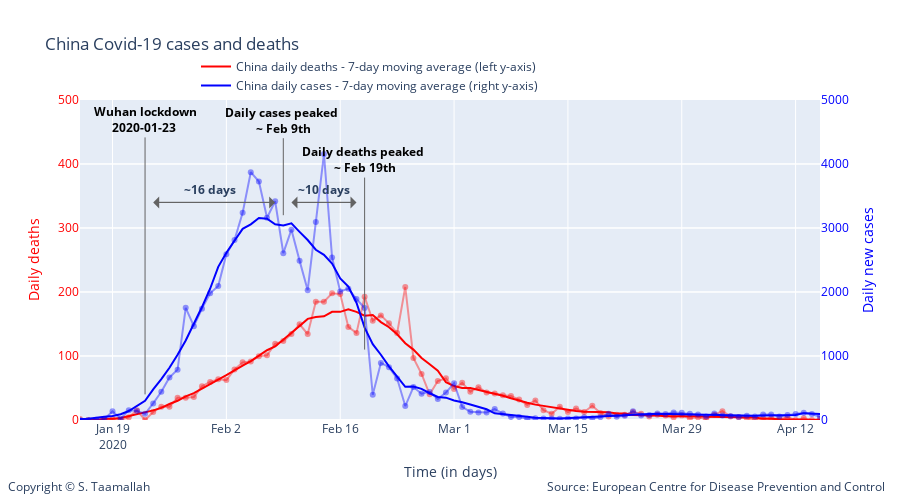

Notebook code for this chart:
### Code cell
degree = 5

smooth_china_deaths = smoothTriangle(df_china['deaths'],degree)
smooth_china_cases = smoothTriangle(df_china['cases'],degree)

smooth_china_deaths_9day = smooth_9day(df_china['deaths'])
smooth_china_cases_9day = smooth_9day(df_china['cases'])



# Add traces
trace1 = go.Scatter(
        x=df_china.index, 
        y=df_china['deaths'],
        mode='lines + markers',
        name='China daily deaths (left y-axis)',
        line_color='rgba(256, 0, 0, .4)',
        showlegend=False,
)

trace11 = go.Scatter(
        x=df_china.index, 
        y=smooth_china_deaths_9day,
        mode='lines',
        name='China daily deaths - 7-day moving average (left y-axis)',
        line_color='rgba(256, 0, 0, 1)',
)


trace2 = go.Scatter(
        x=df_china.index, 
        y=df_china['cases'],
        mode='lines + markers',
        name='China daily cases (right y-axis)',
        line_color='rgba(0, 0, 256, .4)',
        showlegend=False,
        yaxis='y2'
)

trace22 = go.Scatter(
        x=df_china.index, 
        y=smooth_china_cases_9day,
        mode='lines',
        name='China daily cases - 7-day moving average (right y-axis)',
        line_color='rgba(0, 0, 256, 1)',
        yaxis='y2'
)

data = [trace1, trace11, trace2, trace22]

layout = go.Layout(
    title='China Covid-19 cases and deaths',
    legend=dict(x=.4, y=1.15, orientation="h"), 
    width=900,
    height=500,
    
    # Top left
    xaxis=dict(
        title='Time (in days)',
        range=['2020-01-15', '2020-04-15'],
    ),
    yaxis=dict(
        title='Daily deaths',
        #type='log',
        range=[0,500],
        color="red",
        anchor='x'
    ),
    yaxis2=dict(
        title = 'Daily new cases',
        color='rgba(0, 0, 256, 1)',
        #type='log',
        range=[0,5000],
        overlaying='y',
        side='right'
    ),
    
       annotations=[
        dict(
            x=1.09,
            y=-0.24,
            showarrow=False,
            text='Source: European Centre for Disease Prevention and Control',
            xref='paper',
            yref='paper'
        ),
        
        dict(
            x=-0.1,
            y=-0.24,
            showarrow=False,
            text='Copyright © S. Taamallah ',
            xref='paper',
            yref='paper'
        )
    ],
    
)



fig = go.Figure(data=data, layout=layout)

fig.add_annotation(
            x='2020-01-23',
            y=40,
            xref="x",
            yref="y",
            text="<b> Wuhan lockdown <br> 2020-01-23  </b>",
            showarrow=True,
            font=dict(
            #family="Courier New, monospace",
            size=12,
            color="black",
            ),
        align="center",
        arrowhead=0,
        arrowsize=1,
        arrowwidth=1,
        arrowcolor="#636363",
        ax=0,
        ay=-275,
)




fig.add_annotation(
            x='2020-02-09',
            y=320,
            text="<b>Daily cases peaked <br> ~ Feb 9th </b>",
            showarrow=True,
            font=dict(
            #family="Courier New, monospace",
            size=12,
            color="black",
            ),
        align="center",
        arrowhead=0,
        arrowsize=1,
        arrowwidth=1,
        arrowcolor="#636363",
        ax=0,
        ay=-95,
)


fig.add_annotation(
            x='2020-02-19',
            y=110,
            text="<b>Daily deaths peaked <br> ~ Feb 19th </b>",
            showarrow=True,
            font=dict(
            #family="Courier New, monospace",
            size=12,
            color="black",
            ),
        align="center",
        arrowhead=0,
        arrowsize=1,
        arrowwidth=1,
        arrowcolor="#636363",
        ax=0,
        ay=-190,
)

fig.add_annotation(
            x='2020-02-10',
            y=340,
            text="",
            showarrow=True,
            font=dict(
            #family="Courier New, monospace",
            size=12,
            color="black",
            ),
        align="center",
        arrowhead=1,
        arrowsize=2,
        arrowwidth=1,
        arrowcolor="#636363",
        ax=65,
        ay=0,
)

fig.add_annotation(
            x='2020-02-18',
            y=340,
            text="",
            showarrow=True,
            font=dict(
            #family="Courier New, monospace",
            size=12,
            color="black",
            ),
        align="center",
        arrowhead=1,
        arrowsize=2,
        arrowwidth=1,
        arrowcolor="#636363",
        ax=-65,
        ay=0,
)

fig.add_annotation(
            x='2020-02-14',
            y=360,
            text="<b> ~10 days </b>",
            showarrow=False,
)

fig.add_annotation(
            x='2020-01-24',
            y=340,
            text="",
            showarrow=True,
            font=dict(
            #family="Courier New, monospace",
            size=12,
            color="black",
            ),
        align="center",
        arrowhead=1,
        arrowsize=2,
        arrowwidth=1,
        arrowcolor="#636363",
        ax=120,
        ay=0,
)

fig.add_annotation(
            x='2020-02-08',
            y=340,
            text="",
            showarrow=True,
            font=dict(
            #family="Courier New, monospace",
            size=12,
            color="black",
            ),
        align="center",
        arrowhead=1,
        arrowsize=2,
        arrowwidth=1,
        arrowcolor="#636363",
        ax=-120,
        ay=0,
)


fig.add_annotation(
            x='2020-01-31',
            y=360,
            text="<b> ~16 days </b>",
            showarrow=False,
)

fig.show()

from plotly.offline import plot
plot(fig, filename="STaamallah_covid19_analysis_chart_2_20200503.html", auto_open = False)

### Figure 1 — Plotly figure (JSON) as saved in the notebook; plotly's stock layout.template omitted (floating-point values rounded to 4 significant figures; data arrays with more than 128 entries replaced by an {"elided": "..."} marker saying what was removed)
{"data": [{"line": {"color": "rgba(256, 0, 0, .4)"}, "mode": "lines+markers", "name": "China daily deaths (left y-axis)", "showlegend": false, "type": "scatter", "x": {"elided": "141 str values"}, "y": {"elided": "141 float values"}}, {"line": {"color": "rgba(256, 0, 0, 1)"}, "mode": "lines", "name": "China daily deaths - 7-day moving average (left y-axis)", "type": "scatter", "x": {"elided": "141 str values"}, "y": {"elided": "141 float values"}}, {"line": {"color": "rgba(0, 0, 256, .4)"}, "mode": "lines+markers", "name": "China daily cases (right y-axis)", "showlegend": false, "type": "scatter", "x": {"elided": "141 str values"}, "y": {"elided": "141 int values"}, "yaxis": "y2"}, {"line": {"color": "rgba(0, 0, 256, 1)"}, "mode": "lines", "name": "China daily cases - 7-day moving average (right y-axis)", "type": "scatter", "x": {"elided": "141 str values"}, "y": {"elided": "141 float values"}, "yaxis": "y2"}], "layout": {"annotations": [{"showarrow": false, "text": "Source: European Centre for Disease Prevention and Control", "x": 1.09, "xref": "paper", "y": -0.24, "yref": "paper"}, {"showarrow": false, "text": "Copyright © S. Taamallah ", "x": -0.1, "xref": "paper", "y": -0.24, "yref": "paper"}, {"align": "center", "arrowcolor": "#636363", "arrowhead": 0, "arrowsize": 1, "arrowwidth": 1, "ax": 0, "ay": -275, "font": {"color": "black", "size": 12}, "showarrow": true, "text": "<b> Wuhan lockdown <br> 2020-01-23  </b>", "x": "2020-01-23", "xref": "x", "y": 40, "yref": "y"}, {"align": "center", "arrowcolor": "#636363", "arrowhead": 0, "arrowsize": 1, "arrowwidth": 1, "ax": 0, "ay": -95, "font": {"color": "black", "size": 12}, "showarrow": true, "text": "<b>Daily cases peaked <br> ~ Feb 9th </b>", "x": "2020-02-09", "y": 320}, {"align": "center", "arrowcolor": "#636363", "arrowhead": 0, "arrowsize": 1, "arrowwidth": 1, "ax": 0, "ay": -190, "font": {"color": "black", "size": 12}, "showarrow": true, "text": "<b>Daily deaths peaked <br> ~ Feb 19th </b>", "x": "2020-02-19", "y": 110}, {"align": "center", "arrowcolor": "#636363", "arrowhead": 1, "arrowsize": 2, "arrowwidth": 1, "ax": 65, "ay": 0, "font": {"color": "black", "size": 12}, "showarrow": true, "text": "", "x": "2020-02-10", "y": 340}, {"align": "center", "arrowcolor": "#636363", "arrowhead": 1, "arrowsize": 2, "arrowwidth": 1, "ax": -65, "ay": 0, "font": {"color": "black", "size": 12}, "showarrow": true, "text": "", "x": "2020-02-18", "y": 340}, {"showarrow": false, "text": "<b> ~10 days </b>", "x": "2020-02-14", "y": 360}, {"align": "center", "arrowcolor": "#636363", "arrowhead": 1, "arrowsize": 2, "arrowwidth": 1, "ax": 120, "ay": 0, "font": {"color": "black", "size": 12}, "showarrow": true, "text": "", "x": "2020-01-24", "y": 340}, {"align": "center", "arrowcolor": "#636363", "arrowhead": 1, "arrowsize": 2, "arrowwidth": 1, "ax": -120, "ay": 0, "font": {"color": "black", "size": 12}, "showarrow": true, "text": "", "x": "2020-02-08", "y": 340}, {"showarrow": false, "text": "<b> ~16 days </b>", "x": "2020-01-31", "y": 360}], "height": 500, "legend": {"orientation": "h", "x": 0.4, "y": 1.15}, "title": {"text": "China Covid-19 cases and deaths"}, "width": 900, "xaxis": {"range": ["2020-01-15", "2020-04-15"], "title": {"text": "Time (in days)"}, "type": "date"}, "yaxis": {"anchor": "x", "color": "red", "range": [0, 500], "title": {"text": "Daily deaths"}, "type": "linear"}, "yaxis2": {"color": "rgba(0, 0, 256, 1)", "overlaying": "y", "range": [0, 5000], "side": "right", "title": {"text": "Daily new cases"}, "type": "linear"}}}
